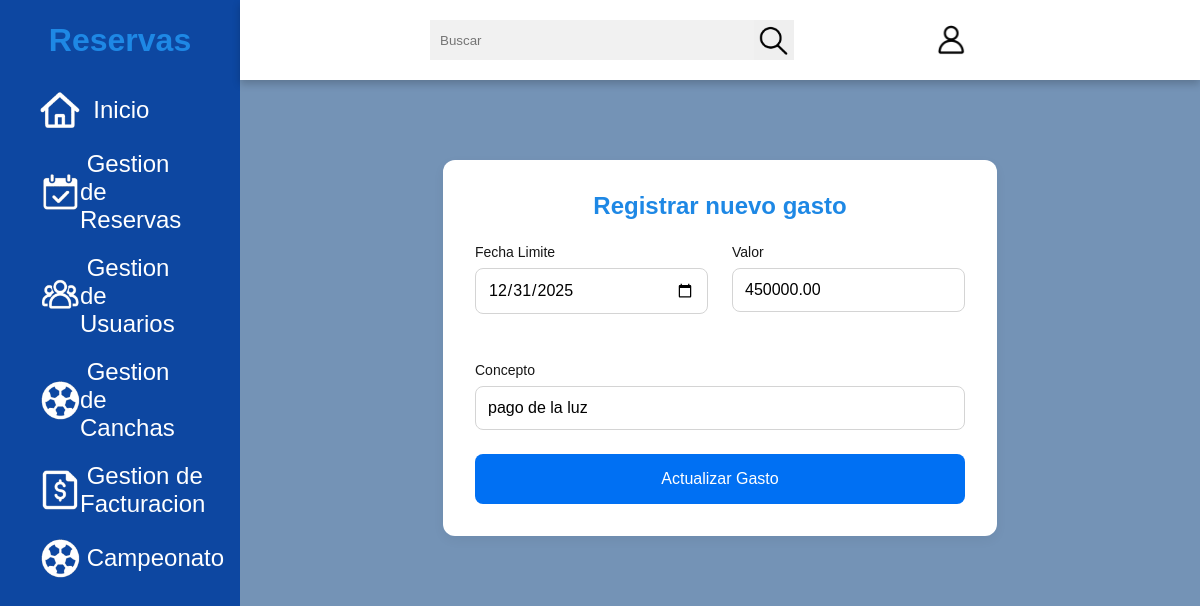
The page /app/GoldenPlayer/modulos/edit/editarGasto.php?id=6 on the database its author committed.
### tables this page shows
CREATE TABLE `gastos` (
  `id` int(11) NOT NULL,
  `concepto` varchar(100) DEFAULT NULL,
  `valor` decimal(10,2) DEFAULT NULL,
  `fecha_limite` date DEFAULT NULL,
  `pagado` tinyint(1) DEFAULT 0,
  `creado_en` timestamp NOT NULL DEFAULT current_timestamp()
);

### app/GoldenPlayer/modulos/edit/editarGasto.php (the view, shortened to what this page needs)
<?php
$conn = conexion();
$id = $_GET['id'];
$sql = "SELECT * FROM gastos WHERE id='$id'";
$query = mysqli_query($conn, $sql);
$row = mysqli_fetch_array($query);
?>
<!DOCTYPE html>
<html lang="en">
<head>
    <link rel="stylesheet" href="../../css/gastos.css">
    <link rel="stylesheet" href="https://cdn.datatables.net/2.0.8/css/dataTables.dataTables.min.css">
</head>
<body>
    <div class="side-menu">
        <div class="brand-name">
            <h1>Reservas</h1>
        </div>
        <ul>
            <a href="../admin.php">
                <li><img src="../../img/panel/inicio.png" alt=""><span>&nbsp; Inicio</span></li>
            </a>
            <a href="../reservas.php">
                <li><img src="../../img/panel/reserva.png" alt=""><span>&nbsp;Gestion de Reservas</span></li>
            </a>
            <a href="../usuarios.php">
                <li><img src="../../img/panel/usuario.png" alt=""><span>&nbsp;Gestion de Usuarios</span></li>
            </a>
            <a href="../canchas.php">
                <li><img src="../../img/panel/cancha.png" alt=""><span>&nbsp;Gestion de Canchas</span></li>
            </a>
            <a href="../facturacion.php">
                <li><img src="../../img/panel/factura.png" alt=""><span>&nbsp;Gestion de Facturacion</span></li>
            </a>
            <a href="campeonato.php">
                <li><img src="../../img/panel/cancha.png" alt=""><span>&nbsp;Campeonato</span></li>
            </a>
        </ul>
    </div>
    <div class="container">
        <div class="header">
            <div class="nav">
                <div class="search">
                    <input type="text" placeholder="Buscar">
                    <button type="submit"><img src="../../img/buscar.png" alt=""></button>
                </div>
                <div class="user">
                    <div class="img-case">
                        <img src="../../img/user.png" alt="">
                    </div>
                </div>
            </div>
        </div>
        <div class="content">
            <div class="content-2">
                <br>
                <div class="modal-content">
                    <div class="wrapper" id="reservaForm">
                        <form class="reserva-form" id="formReservaAdmin"
                            action="../../controlador/gastos/editarGasto.php" method="POST">
                            <center>
                                <h2>Registrar nuevo gasto</h2>
                            </center>
                            <div class="form-row">
                                <div class="form-group">
                                    <label class="form-label">Fecha Limite</label>
                                    <input type="date" id="fecha" name="fecha" class="form-input" value="<?= $row ['fecha_limite'] ?>" required />
                                </div>
                                <div class="form-group">
                                    <label class="form-label">Valor</label>
                                    <input type="text" id="valor" name="valor" class="form-input"
                                        placeholder="precio sin puntos" value="<?= $row ['valor'] ?>" required />
                                </div>
                            </div>
                            <div class="form-group">
                                <label class="form-label">Concepto</label>
                                <input type="text" id="concepto" name="concepto" class="form-input"
                                    placeholder="Descripcion" value="<?= $row ['concepto'] ?>" required />
                            </div>
                            <button type="submit" class="submit-button">Actualizar Gasto</button>
                        </form>
                    </div>
                </div>
            </div>
        </div>
    </div>
</body>
</html>

### app/GoldenPlayer/css/gastos.css (style rules this page uses)
* { margin: 0; padding: 0; box-sizing: border-box; font-family: 'Poppins', sans-serif; }
body { min-height: 100vh; }
a { text-decoration: none; }
li { list-style: none; }
h1, h2 { color: #1E88E5; }
.side-menu { position: fixed; background-color: #0D47A1; width: 20vw; min-height: 100vh; display: flex; flex-direction: column; }
.side-menu .brand-name { height: 10vh; display: flex; align-items: center; justify-content: center; }
.side-menu li { font-size: 24px; padding: 10px 40px; color: white; display: flex; align-items: center; }
.side-menu li img { width: 40px; height: 40px; }
.container { position: absolute; right: 0; width: 80vw; height: 100vh; background: #f1f1f1; }
.container .header { position: fixed; top: 0; right: 0; width: 80vw; height: 10vh; background: white; display: flex; align-items: center; justify-content: center; box-shadow: 0 4px 8px 0 rgb(0, 0, 0, 0.2); z-index: 1; }
.container .header .nav { width: 90%; display: flex; align-items: center; }
.container .header .nav .search { flex: 3; display: flex; justify-content: center; }
.container .header .nav .search input[type=text] { border: none; background: #f1f1f1; padding: 10px; width: 50%; }
.container .header .nav .search button { width: 40px; height: 40px; border: none; display: flex; align-items: center; justify-content: center; }
.container .header .nav .search button img { width: 30px; height: 30px; }
.container .header .nav .user { flex: 1; display: flex; justify-content: space-between; align-items: center; }
.container .header .nav .user .img-case { position: relative; width: 30px; height: 30px; }
.container .header .nav .user img { width: 40px; height: 40px; }
.container .header .nav .user .img-case img { position: absolute; top: 0; left: 0; width: 100%; height: 100%; }
.container .content { position: relative; margin-top: 10vh; min-height: 90vh; background: #7493b6; }
.container .content .content-2 { min-height: 60vh; display: flex; justify-content: space-around; align-items: flex-start; flex-wrap: wrap; }
.modal-content { background: none; margin: 5% auto; padding: 32px; border-radius: 12px; max-width: 640px; height: 500px; position: relative; animation: aparecer 0.3s ease; }
.reserva-form { max-width: 640px; margin: 0 auto; background-color: #ffffff; padding: 32px; border-radius: 12px; box-shadow: 0 4px 12px rgba(0, 0, 0, 0.05); }
.form-row { display: grid; grid-template-columns: 1fr; gap: 24px; margin-bottom: 24px; }
@media (min-width: 768px) { .form-row { grid-template-columns: 1fr 1fr; } }
.form-group { margin-bottom: 24px; }
.form-label { display: block; font-size: 0.875rem; font-weight: 500; margin-bottom: 8px; color: #171717; }
.form-input { width: 100%; padding: 12px; border: 1px solid #d4d4d4; border-radius: 8px; background-color: #ffffff; font-size: 1rem; }
.submit-button { width: 100%; padding: 16px; background-color: #0070f3; color: white; border: none; border-radius: 8px; font-size: 1rem; font-weight: 500; cursor: pointer; transition: background-color 0.3s ease; }

### rows shown on the page
gastos: fecha "12/31/2025", valor "450000.00", concepto "pago de la luz"
